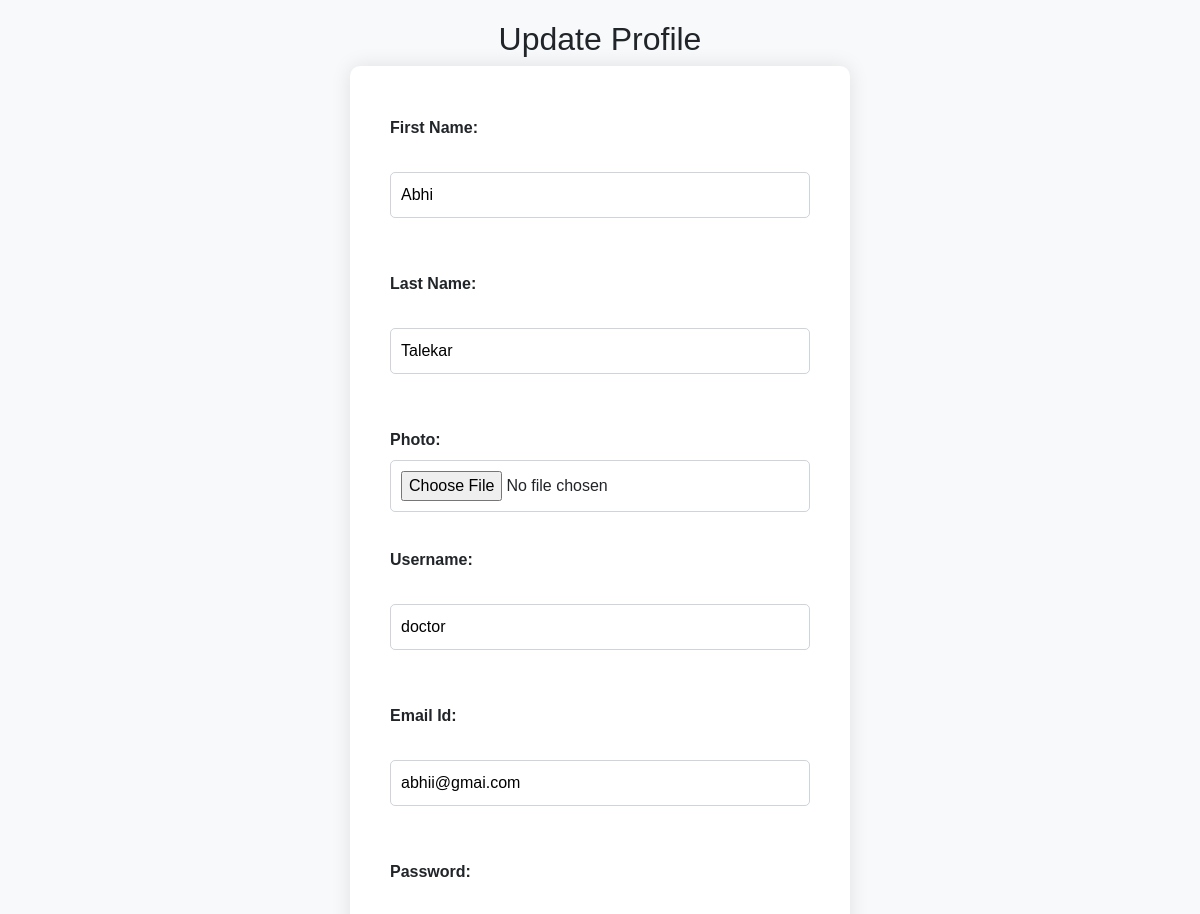
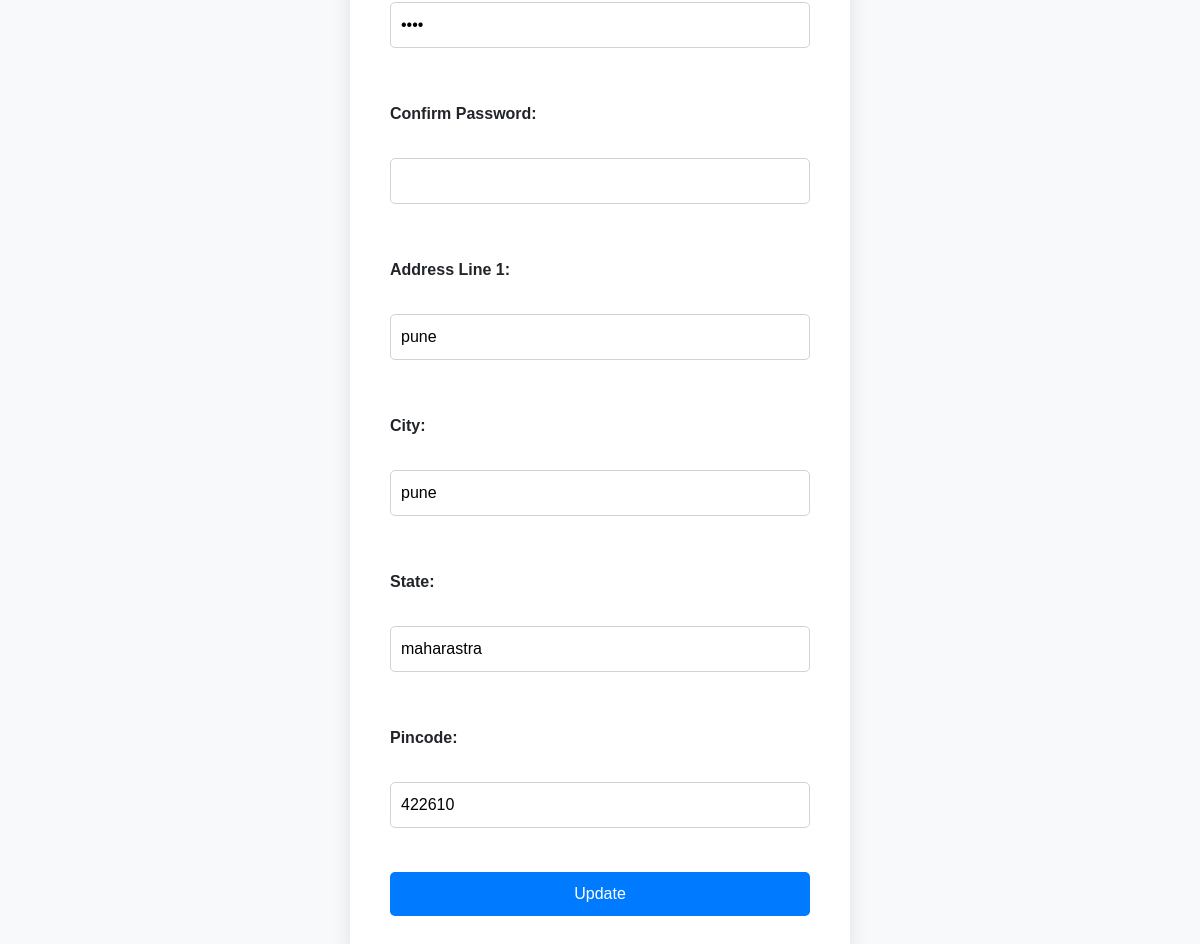
/profileupdate?id=15, run on the app's committed database (2 pictures, top to bottom).
### myapp/models.py (models this page shows)
class hospitaldash(models.Model):
    first_name = models.CharField(max_length=100)
    last_name = models.CharField(max_length=100)
    username = models.CharField(max_length=100)
    email = models.EmailField(max_length=100)
    password = models.CharField(max_length=100)
    address_line1 = models.CharField(max_length=255)
    city = models.CharField(max_length=100)
    state = models.CharField(max_length=100)
    pincode = models.CharField(max_length=20)
    photo  = models.FileField(upload_to="images")

### myapp/views.py (the view)
# urls.py: path('profileupdate',views.profileupdate),
def profileupdate(request):
    id=request.GET['id']
    data=hospitaldash.objects.filter(id=id)    #update query
    return render(request,"profile_update.html",{'data':data})

### templates/profile_update.html (shortened to what this page needs)
<!DOCTYPE html>
<html lang="en">
<head>
    <link rel="stylesheet" href="https://stackpath.bootstrapcdn.com/bootstrap/4.5.2/css/bootstrap.min.css">
</head>
<body>
    <div class="container">
        <h2>Update Profile</h2>
        {% for i in data %}
        <form action="/profilesubmit" method="post" enctype="multipart/form-data">
            <label for="first_name">First Name:</label><br>
            <input type="text" id="first_name" name="first_name" value="{{ i.first_name }}" required><br><br>
            <label for="last_name">Last Name:</label><br>
            <input type="text" id="last_name" name="last_name" value="{{ i.last_name }}" required><br><br>
            <div class="form-group">
                <label for="photo">Photo:</label>
                <input type="file" id="photo" name="photo">
            </div>
            <label for="username">Username:</label><br>
            <input type="text" id="username" name="username" value="{{ i.username }}" required><br><br>
            <label for="email">Email Id:</label><br>
            <input type="email" id="email" name="email" value="{{ i.email }}" required><br><br>
            <label for="password">Password:</label><br>
            <input type="password" id="password" name="password" value="{{ i.password }}" required><br><br>
            <label for="confirm_password">Confirm Password:</label><br>
            <input type="password" id="confirm_password" name="confirm_password" value="{{ i.confirm_password }}"><br><br>
            <label for="address_line1">Address Line 1:</label><br>
            <input type="text" id="address_line1" name="address_line1" value="{{ i.address_line1 }}" required><br><br>
            <label for="city">City:</label><br>
            <input type="text" id="city" name="city" value="{{ i.city }}" required><br><br>
            <label for="state">State:</label><br>
            <input type="text" id="state" name="state" value="{{ i.state }}" required><br><br>
            <label for="pincode">Pincode:</label><br>
            <input type="text" id="pincode" name="pincode" value="{{ i.pincode }}" required><br><br>
            <button type="submit" class="btn btn-primary">Update</button>
        </form>
        {% endfor %}
    </div>
</body>
</html>

### templates/profile_update.html (style rules this page uses)
body { font-family: Arial, sans-serif; background-color: #f8f9fa; padding: 20px; text-align: center; }
form { max-width: 500px; margin: 0 auto; background-color: #fff; padding: 40px; border-radius: 10px; box-shadow: 0 0 20px rgba(0, 0, 0, 0.1); }
label { font-weight: bold; margin-top: 10px; display: block; text-align: left; }
input[type="text"], input[type="email"], input[type="password"], input[type="file"] { width: 100%; padding: 10px; margin-bottom: 20px; border: 1px solid #ced4da; border-radius: 5px; }
button[type="submit"] { width: 100%; padding: 10px; border: none; border-radius: 5px; background-color: #007bff; color: #fff; cursor: pointer; }

### data on the page
hospitaldash: first_name "Abhi", last_name "Talekar", username "doctor", email "abhii@gmai.com", address_line1 "pune", city "pune", state "maharastra", pincode "422610"
